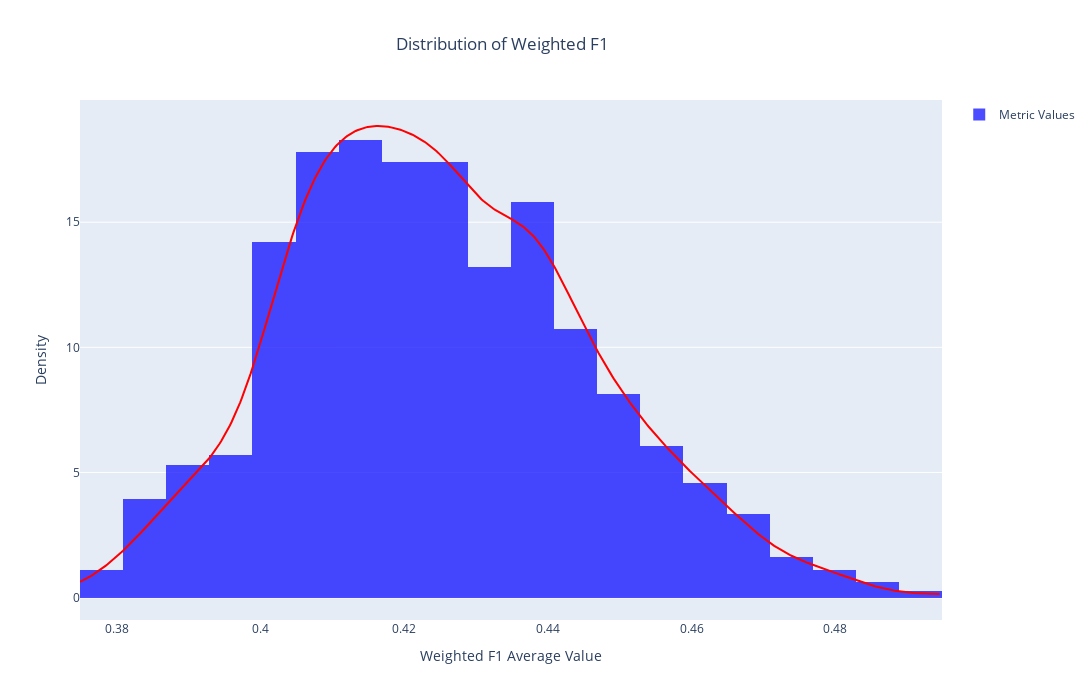

Notebook code cell kept with this figure:
### Code cell
import plotly.figure_factory as ff

fig = ff.create_distplot([mean_metrics], group_labels=['Metric Values'], show_hist=True, show_curve=True, show_rug=False, bin_size=0.006)

fig.data[0].marker.color = 'blue'  
fig.data[1].line.color = 'red'     

fig.update_layout(
    title='Distribution of Weighted F1',
    title_x=0.46,
    xaxis_title='Weighted F1 Average Value',
    yaxis_title='Density',
    width=1400,
    height=700
)

fig.show()

### Figure 1 — Plotly figure (JSON) as saved in the notebook; plotly's stock layout.template omitted (floating-point values rounded to 4 significant figures; data arrays with more than 128 entries replaced by an {"elided": "..."} marker saying what was removed)
{"data": [{"autobinx": false, "histnorm": "probability density", "legendgroup": "Metric Values", "marker": {"color": "blue"}, "name": "Metric Values", "opacity": 0.7, "type": "histogram", "x": {"elided": "1349 float values"}, "xaxis": "x", "xbins": {"end": 0.4947, "size": 0.006, "start": 0.3748}, "yaxis": "y"}, {"legendgroup": "Metric Values", "line": {"color": "red"}, "marker": {"color": "rgb(31, 119, 180)"}, "mode": "lines", "name": "Metric Values", "showlegend": false, "type": "scatter", "x": {"elided": "500 float values"}, "xaxis": "x", "y": {"elided": "500 float values"}, "yaxis": "y"}], "layout": {"barmode": "overlay", "height": 700, "hovermode": "closest", "legend": {"traceorder": "reversed"}, "title": {"text": "Distribution of Weighted F1", "x": 0.46}, "width": 1400, "xaxis": {"anchor": "y2", "domain": [0, 1], "title": {"text": "Weighted F1 Average Value"}, "zeroline": false}, "yaxis": {"anchor": "free", "domain": [0, 1], "position": 0, "title": {"text": "Density"}}}}
